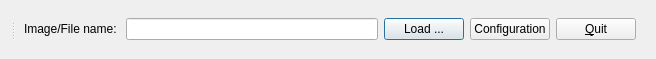
<?xml version="1.0" encoding="UTF-8"?>
<ui version="4.0">
 <class>LavueDialog</class>
 <widget class="QDialog" name="LavueDialog">
  <property name="geometry">
   <rect>
    <x>0</x>
    <y>0</y>
    <width>656</width>
    <height>59</height>
   </rect>
  </property>
  <property name="windowTitle">
   <string>Dialog</string>
  </property>
  <layout class="QGridLayout" name="gridLayout">
   <item row="0" column="0">
    <widget class="QSplitter" name="splitter">
     <property name="orientation">
      <enum>Qt::Horizontal</enum>
     </property>
     <widget class="QWidget" name="verticalLayoutWidget">
      <layout class="QVBoxLayout" name="confVerticalLayout" stretch="">
       <property name="spacing">
        <number>0</number>
       </property>
       <property name="sizeConstraint">
        <enum>QLayout::SetDefaultConstraint</enum>
       </property>
      </layout>
     </widget>
     <widget class="QWidget" name="verticalLayoutWidget_2">
      <layout class="QVBoxLayout" name="imageVerticalLayout">
       <item>
        <layout class="QHBoxLayout" name="horizontalLayout">
         <property name="leftMargin">
          <number>9</number>
         </property>
         <property name="topMargin">
          <number>0</number>
         </property>
         <property name="rightMargin">
          <number>9</number>
         </property>
         <property name="bottomMargin">
          <number>0</number>
         </property>
         <item>
          <widget class="QLabel" name="fileNameLabel">
           <property name="toolTip">
            <string>image or/and file name</string>
           </property>
           <property name="text">
            <string>Image/File name: </string>
           </property>
          </widget>
         </item>
         <item>
          <widget class="QLineEdit" name="fileNameLineEdit">
           <property name="toolTip">
            <string>image or/and file name</string>
           </property>
           <property name="readOnly">
            <bool>true</bool>
           </property>
          </widget>
         </item>
         <item>
          <widget class="QPushButton" name="loadPushButton">
           <property name="toolTip">
            <string>load an image from a file</string>
           </property>
           <property name="text">
            <string>Load ...</string>
           </property>
          </widget>
         </item>
         <item>
          <widget class="QPushButton" name="cnfPushButton">
           <property name="toolTip">
            <string>image viewer configuration</string>
           </property>
           <property name="text">
            <string>Configuration</string>
           </property>
          </widget>
         </item>
         <item>
          <widget class="QPushButton" name="quitPushButton">
           <property name="toolTip">
            <string>quit the image viewer</string>
           </property>
           <property name="text">
            <string>&amp;Quit</string>
           </property>
          </widget>
         </item>
        </layout>
       </item>
      </layout>
     </widget>
    </widget>
   </item>
  </layout>
 </widget>
 <resources/>
 <connections/>
</ui>
